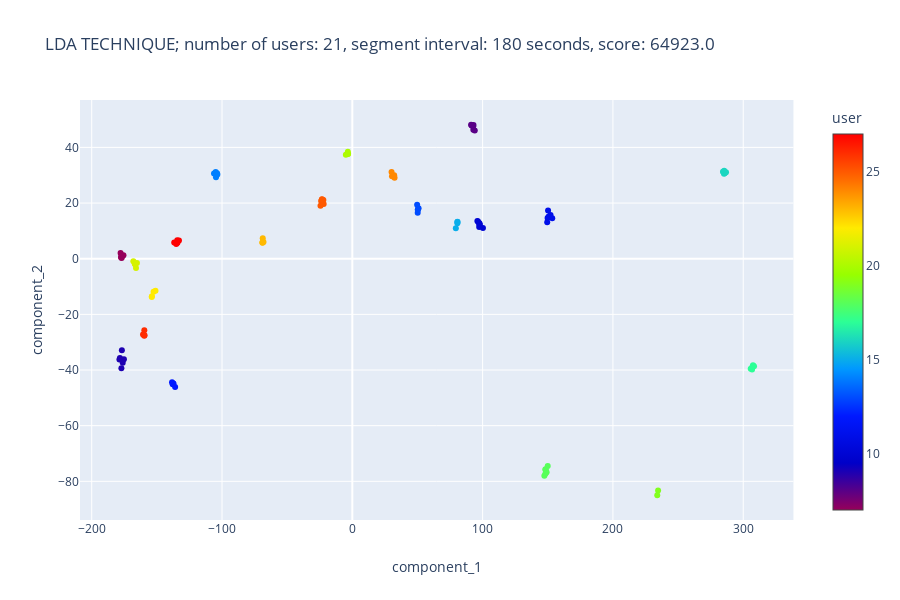
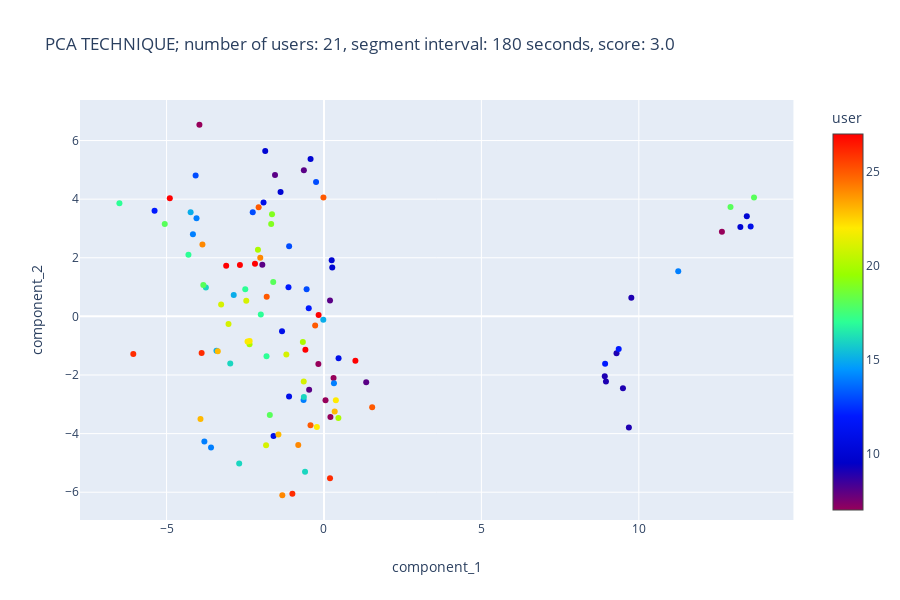

Source (notebook cell) for these figures, in order:
### Markdown cell above
## Comparison to PCA

In the graphs below, we show the difference in spread of data after taking 2 most prominent components of lda and pca. We can observe a much higher explained variance ratio of the first 2 components with lda, as well as a much cleaner spread between classes.

You can play with the parameters but the result will not change much, as we discovered that lda is much more appropriate for processing the data we posses, mostly as the data is labelled. We will talk about the relation between number of users and length of interval segment in the next paragraphs.

### Code cell
# Parameters
number_of_users = 21
segment_interval_length = 180

# Get n random users and segment interval length
users = get_random_users(n=number_of_users)
interval = segment_intervals.index(segment_interval_length)
# Perform and visualize lda
lda, score = get_lda(datas[interval], users, score=True, stats=False)
fig = scatter(
    lda,
    x="component_1",
    y="component_2",
    color="user",
    color_continuous_scale="Rainbow",
    title="LDA TECHNIQUE; number of users: {}, segment interval: {} seconds, score: {}".format(
        number_of_users, segment_intervals[interval], score
    ),
)
fig.show()
# Perform and visualize pca
pca, score = get_pca(datas[interval], users, score=True, stats=False)
fig = scatter(
    pca,
    x="component_1",
    y="component_2",
    color="user",
    color_continuous_scale="Rainbow",
    title="PCA TECHNIQUE; number of users: {}, segment interval: {} seconds, score: {}".format(
        number_of_users, segment_intervals[interval], score
    ),
)
fig.show()

### Figure 1 — Plotly figure (JSON) as saved in the notebook; plotly's stock layout.template omitted (floating-point values rounded to 4 significant figures)
{"data": [{"hoverlabel": {"namelength": 0}, "hovertemplate": "component_1=%{x}<br>component_2=%{y}<br>user=%{marker.color}", "legendgroup": "", "marker": {"color": [7, 7, 7, 7, 7, 7, 8, 8, 8, 8, 8, 8, 9, 9, 9, 9, 9, 9, 10, 10, 10, 10, 10, 10, 10, 11, 11, 11, 11, 11, 11, 12, 12, 12, 12, 12, 13, 13, 13, 13, 13, 14, 14, 14, 14, 14, 14, 14, 15, 15, 15, 15, 16, 16, 16, 16, 16, 17, 17, 17, 17, 17, 18, 18, 18, 18, 18, 18, 19, 19, 20, 20, 20, 20, 21, 21, 21, 21, 21, 21, 22, 22, 22, 22, 23, 23, 23, 23, 24, 24, 24, 24, 25, 25, 25, 25, 25, 25, 26, 26, 26, 26, 27, 27, 27, 27, 27, 27, 27], "coloraxis": "coloraxis", "symbol": "circle"}, "mode": "markers", "name": "", "showlegend": false, "type": "scatter", "x": [-176.3, -177.8, -175.6, -177.0, -177.4, -177.5, 91.16, 93.98, 92.99, 92.76, 92.88, 91.52, -178.7, -176.9, -177.2, -175.3, -176.2, -178.3, 97.45, 95.98, 100.2, 97.84, 97.36, 96.46, 97.63, 150.7, 153.4, 149.9, 149.6, 150.2, 152.1, -137.5, -137.9, -137.2, -138.3, -136.0, 50.25, 50.36, 50.86, 49.74, 50.18, -103.6, -104.6, -106.2, -104.9, -103.8, -104.6, -104.7, 80.69, 80.67, 80.65, 79.45, 285.8, 285.2, 284.5, 285.4, 286.8, 307.1, 305.8, 307.5, 306.8, 308.3, 149.1, 148.5, 147.4, 150.0, 148.2, 148.1, 234.7, 234.0, -3.325, -4.957, -3.442, -3.23, -167.0, -166.0, -166.8, -165.3, -168.0, -166.5, -153.9, -151.1, -153.8, -152.5, -68.88, -68.14, -69.06, -68.75, 32.43, 30.45, 30.13, 32.13, -22.23, -23.96, -24.42, -21.98, -23.21, -23.34, -160.6, -159.4, -159.6, -159.7, -134.4, -135.1, -133.0, -134.2, -136.7, -134.7, -134.4], "xaxis": "x", "y": [0.9357, 2.083, 1.225, 0.2949, 0.729, 0.3931, 48.14, 46.08, 48.08, 47.62, 46.3, 47.89, -36.21, -32.91, -39.37, -36.16, -37.38, -35.67, 12.35, 13.59, 11.05, 12.19, 11.42, 13.35, 12.73, 15.21, 14.58, 14.61, 13.06, 17.31, 15.73, -45.0, -45.15, -44.84, -44.41, -46.12, 17.56, 17.77, 18.11, 19.38, 16.48, 30.28, 29.24, 30.66, 31.12, 30.73, 30.48, 30.36, 13.16, 13.24, 12.77, 10.91, 30.66, 30.53, 31.21, 31.57, 31.03, -38.85, -39.57, -38.26, -39.81, -38.66, -76.76, -75.62, -78.0, -74.52, -77.31, -75.76, -83.3, -85.0, 37.61, 37.31, 38.4, 37.72, -1.754, -3.346, -2.03, -1.532, -0.9338, -1.829, -13.81, -11.49, -13.5, -11.86, 5.689, 6.035, 5.811, 7.346, 29.05, 29.67, 31.13, 29.97, 21.12, 20.74, 19.06, 19.67, 21.36, 21.32, -27.26, -27.52, -25.72, -27.65, 6.643, 5.3, 6.577, 5.762, 5.829, 5.642, 5.912], "yaxis": "y"}], "layout": {"coloraxis": {"colorbar": {"title": {"text": "user"}}, "colorscale": [[0, "rgb(150,0,90)"], [0.125, "rgb(0,0,200)"], [0.25, "rgb(0,25,255)"], [0.375, "rgb(0,152,255)"], [0.5, "rgb(44,255,150)"], [0.625, "rgb(151,255,0)"], [0.75, "rgb(255,234,0)"], [0.875, "rgb(255,111,0)"], [1, "rgb(255,0,0)"]]}, "height": 600, "legend": {"tracegroupgap": 0}, "title": {"text": "LDA TECHNIQUE; number of users: 21, segment interval: 180 seconds, score: 64923.0"}, "xaxis": {"anchor": "y", "domain": [0, 0.98], "title": {"text": "component_1"}}, "yaxis": {"anchor": "x", "domain": [0, 1], "title": {"text": "component_2"}}}}

### Figure 2 — Plotly figure (JSON) as saved in the notebook; plotly's stock layout.template omitted (floating-point values rounded to 4 significant figures)
{"data": [{"hoverlabel": {"namelength": 0}, "hovertemplate": "component_1=%{x}<br>component_2=%{y}<br>user=%{marker.color}", "legendgroup": "", "marker": {"color": [7, 7, 7, 7, 7, 7, 8, 8, 8, 8, 8, 8, 9, 9, 9, 9, 9, 9, 10, 10, 10, 10, 10, 10, 10, 11, 11, 11, 11, 11, 11, 12, 12, 12, 12, 12, 13, 13, 13, 13, 13, 14, 14, 14, 14, 14, 14, 14, 15, 15, 15, 15, 16, 16, 16, 16, 16, 17, 17, 17, 17, 17, 18, 18, 18, 18, 18, 18, 19, 19, 20, 20, 20, 20, 21, 21, 21, 21, 21, 21, 22, 22, 22, 22, 23, 23, 23, 23, 24, 24, 24, 24, 25, 25, 25, 25, 25, 25, 26, 26, 26, 26, 27, 27, 27, 27, 27, 27, 27], "coloraxis": "coloraxis", "symbol": "circle"}, "mode": "markers", "name": "", "showlegend": false, "type": "scatter", "x": [-3.957, -0.1787, 0.3038, 12.64, 0.2046, 0.04828, -1.556, 1.341, -0.6389, -0.4716, -1.958, 0.1921, 9.762, 9.496, 8.919, 9.292, 9.685, 8.956, -0.4261, 0.2447, -1.38, 13.43, -1.867, 0.2622, 13.22, -1.92, -1.109, 0.463, -1.333, -1.602, 13.55, -5.381, -1.128, -0.4844, 8.93, 9.361, -4.077, -0.552, -0.2515, -2.263, -1.107, -4.049, -0.6488, 0.3165, 11.25, -4.163, -3.8, -3.588, -2.867, -3.415, -0.02226, -4.236, -3.752, -2.693, -0.6398, -2.978, -0.6018, -6.498, -4.306, -2.501, -2.007, -1.825, -5.058, -3.832, 12.91, -1.612, -1.72, 13.66, -1.678, -1.651, -2.098, 0.4575, -2.366, -0.6712, -2.469, -0.6438, -3.267, -3.032, -1.839, -1.196, -2.429, 0.3771, -2.361, -0.2264, -3.373, -1.447, -3.923, 0.3403, -2.024, -0.8173, -3.86, -1.324, -2.075, 1.53, -0.2804, -1.819, -0.4278, -0.01727, -6.057, -1.004, -3.886, 0.1912, -3.107, -4.898, -2.192, -0.5908, -2.67, -0.1704, 0.9977], "xaxis": "x", "y": [6.539, -1.622, -2.103, 2.886, -3.431, -2.864, 4.82, -2.25, 4.985, -2.5, 1.76, 0.5417, 0.634, -2.452, -2.042, -1.259, -3.795, -2.221, 5.37, 1.919, 4.243, 3.414, 5.645, 1.664, 3.045, 3.885, -2.733, -1.429, -0.5082, -4.078, 3.065, 3.608, 0.9956, 0.2789, -1.618, -1.11, 4.808, 0.9289, 4.586, 3.554, 2.391, 3.349, -2.857, -2.278, 1.542, 2.799, -4.269, -4.478, 0.7269, -1.177, -0.1159, 3.554, 0.986, -5.022, -2.747, -1.607, -5.303, 3.86, 2.099, 0.9232, 0.06354, -1.358, 3.155, 1.068, 3.734, 1.169, -3.367, 4.056, 3.148, 3.487, 2.275, -3.47, -0.9512, -0.8715, 0.5371, -2.219, 0.4087, -0.2565, -4.398, -1.3, -0.8574, -2.866, -0.8365, -3.779, -1.194, -4.03, -3.506, -3.244, 1.999, -4.39, 2.449, -6.104, 3.722, -3.099, -0.3131, 0.6671, -3.712, 4.059, -1.283, -6.049, -1.254, -5.522, 1.726, 4.028, 1.792, -1.135, 1.752, 0.04438, -1.511], "yaxis": "y"}], "layout": {"coloraxis": {"colorbar": {"title": {"text": "user"}}, "colorscale": [[0, "rgb(150,0,90)"], [0.125, "rgb(0,0,200)"], [0.25, "rgb(0,25,255)"], [0.375, "rgb(0,152,255)"], [0.5, "rgb(44,255,150)"], [0.625, "rgb(151,255,0)"], [0.75, "rgb(255,234,0)"], [0.875, "rgb(255,111,0)"], [1, "rgb(255,0,0)"]]}, "height": 600, "legend": {"tracegroupgap": 0}, "title": {"text": "PCA TECHNIQUE; number of users: 21, segment interval: 180 seconds, score: 3.0"}, "xaxis": {"anchor": "y", "domain": [0, 0.98], "title": {"text": "component_1"}}, "yaxis": {"anchor": "x", "domain": [0, 1], "title": {"text": "component_2"}}}}
